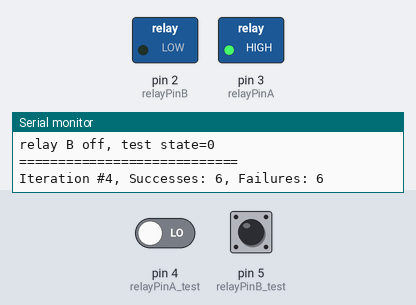
This sketch was run on a simulated Arduino Uno, built with avr-gcc and run on an emulated ATmega328P. Parts: switched loads named in the sketch (green lamp = pin HIGH), the last lines printed to the serial monitor. Dashed ring = blinking. The test bench sets the inputs (shaded band); at power-on: pin 5 (relayPinB_test) LOW, pin 4 (relayPinA_test) LOW.

Above: at 1.35 s.
1.4 s: pin 5 (relayPinB_test) pulsed HIGH 2 times (0.12 s each, 0.3 s apart)
At 9.9 s:
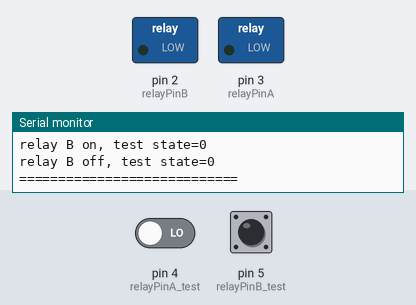
Timing chart, 0 to 10.4 s (numbered marks = the images above; inputs shaded):
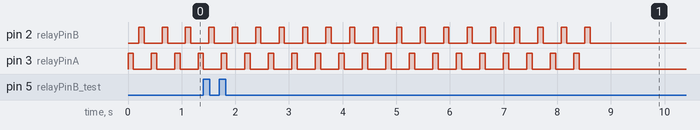

The sketch:

testRelays_002.ino
```cpp
// Test: SRS-002
// Interface: Digital 5v
// Description: Turn on and off relay 1 and 2
// Success Criteria: A switched voltage is detected when relay is on
// Notes: 	- Log failures to serial port

int count = 1;
int successCount = 0;
int failCount = 0;

#define delay_ms 100

#define iterations 20

#define relayPinA 3
#define relayPinB 2
#define relayPinA_test 4
#define relayPinB_test 5

void setup()
{
	pinMode(relayPinA,OUTPUT); //relay A control
	pinMode(relayPinB,OUTPUT); //relay B control
	pinMode(relayPinA_test,INPUT);  //relay A 5v test
	pinMode(relayPinB_test,INPUT);  //relay B 5v test
	Serial.begin(9600);
}

void loop()
{
	if(count <= iterations)
	{
		Serial.print("Iteration #");
        	Serial.print(count++);
        	Serial.print(", Successes: ");
        	Serial.print(successCount);
        	Serial.print(", Failures: ");
        	Serial.print(failCount);
        	newline();

		turnOnRelay_A();
		turnOffRelay_A();

		turnOnRelay_B();
		turnOffRelay_B();
		hr();
	}

}

void turnOnRelay_A() {
	digitalWrite(relayPinA,HIGH);
	delay(delay_ms);
	Serial.print("relay A on, test state=");
	int state = relay_A_state();
	Serial.print(state);
	assert(state == 1);
	newline();
}
int relay_A_state(){
	return digitalRead(relayPinA_test);
}
void turnOffRelay_A() {
        digitalWrite(relayPinA,LOW);
	delay(delay_ms);
	Serial.print("relay A off, test state=");
	int state = relay_A_state();
	Serial.print(state);
	assert(state == 0);
        newline();
}
void turnOnRelay_B() {
        digitalWrite(relayPinB,HIGH);
	delay(delay_ms);
	Serial.print("relay B on, test state=");
	int state = relay_B_state();
	Serial.print(state);
	assert(state == 1);
	newline();
}
int relay_B_state(){
        return digitalRead(relayPinB_test);
}
void turnOffRelay_B() {
        digitalWrite(relayPinB,LOW);
	delay(delay_ms);
	Serial.print("relay B off, test state=");
	int state = relay_B_state();
	Serial.print(state);
	assert(state == 0);
        newline();
}
void newline(){
	Serial.println("");
}
void hr(){
	Serial.println("============================");
}
void assert(boolean condition) {
	if(condition)
                successCount ++;
        else
                failCount ++;
}
```

Measured:
- by itself, pin 2 (relayPinB): alternates HIGH for 0.10 s and LOW for 0.34 s, 34 changes in all, then stays LOW
- by itself, pin 3 (relayPinA): alternates HIGH for 0.10 s and LOW for 0.34 s, 33 changes in all, then stays LOW
